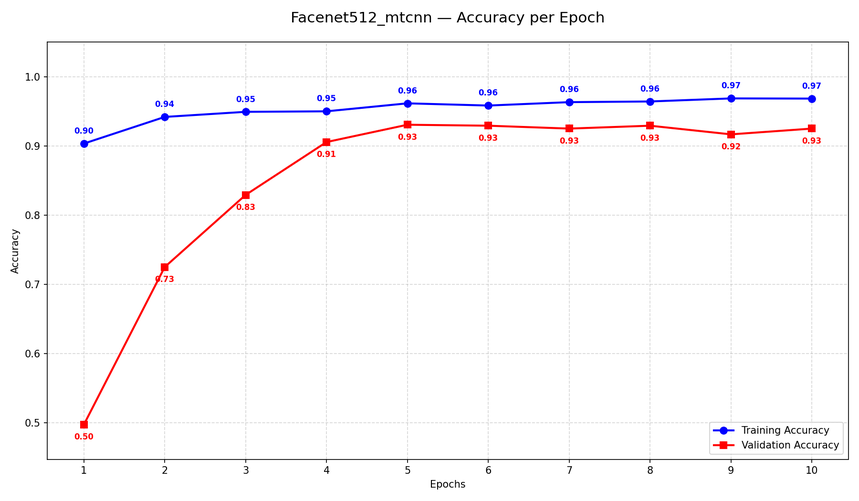
#> input picture logs/my_logs/Facenet512_mtcnn/accuracy.png, 859 x 501 px, shrunk from 1800 x 1050 before the run, found by its file name
$ python visualize_results.py
#> lines starting #> are read from the running program, lines starting #| are printed output that depends on the picture
import os
import pandas as pd
import matplotlib.pyplot as plt
from matplotlib.image import imread
import numpy as np

LOGS_DIR = os.path.join(os.path.dirname(__file__), 'logs', 'my_logs')

def display_image(title, img_path, figsize=(10, 6)):
#> called with title = 'Facenet_mtcnn — Accuracy per Epoch', img_path = 'logs/my_logs/Facenet_mtcnn/accuracy.png', figsize = (10, 6)
    if not os.path.exists(img_path):
        print(f"[SKIP] {img_path} not found")
        return
    plt.figure(figsize=figsize)
    img = imread(img_path)
#> img is the input picture: shape (501, 859, 4) float32; mean R, G, B, A 0.983, 0.976, 0.982, 1
    plt.imshow(img)
    plt.axis('off')
    plt.title(title, fontsize=14, pad=10)
    plt.tight_layout()
    plt.show()

def show_baseline_models():
    print("\n" + "="*60)
    print("PHASE 1: BASELINE — 4 Models")
    print("="*60)

    for model_name in ['Facenet_mtcnn', 'Facenet_retinaface', 'Facenet512_mtcnn', 'Facenet512_retinaface']:
        model_dir = os.path.join(LOGS_DIR, model_name)
        print(f"\n--- {model_name} ---")

        display_image(f"{model_name} — Accuracy per Epoch",
                      os.path.join(model_dir, 'accuracy.png'))
        display_image(f"{model_name} — Loss per Epoch",
                      os.path.join(model_dir, 'loss.png'))
#> call 2 of display_image, with title = 'Facenet_mtcnn — Loss per Epoch', img_path = 'logs/my_logs/Facenet_mtcnn/loss.png', figsize = (10, 6)
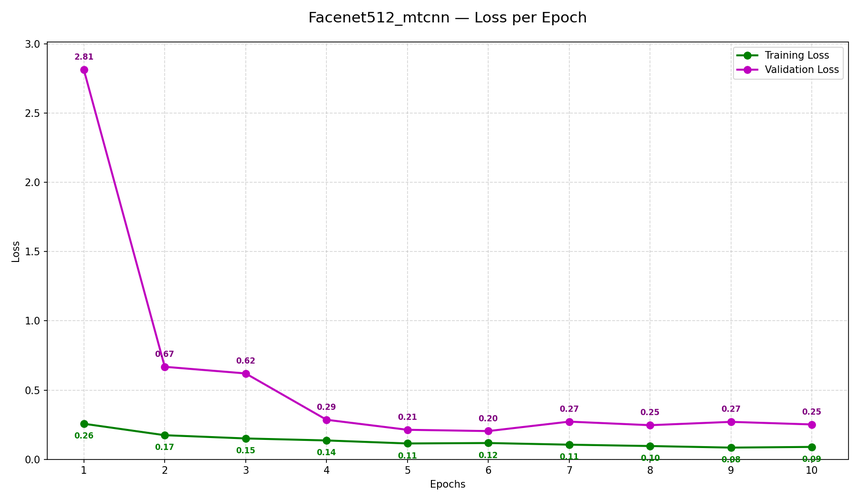
#> input picture logs/my_logs/Facenet512_mtcnn/loss.png, 859 x 501 px, shrunk from 1800 x 1050 before the run, found by its file name
#> in display_image, img is the input picture: shape (501, 859, 4) float32; mean R, G, B, A 0.982, 0.98, 0.982, 1
        display_image(f"{model_name} — FAR vs FRR",
                      os.path.join(model_dir, 'far_frr.png'))
#> call 3 of display_image, with title = 'Facenet_mtcnn — FAR vs FRR', img_path = 'logs/my_logs/Facenet_mtcnn/far_frr.png', figsize = (10, 6)
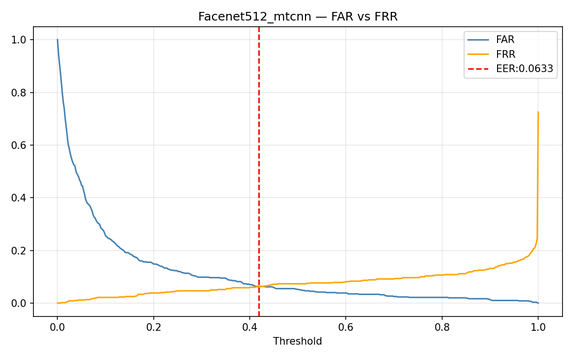
#> input picture logs/my_logs/Facenet512_mtcnn/far_frr.png, 573 x 358 px, shrunk from 1200 x 750 before the run, found by its file name
#> in display_image, img is the input picture: shape (358, 573, 4) float32; mean R, G, B, A 0.981, 0.979, 0.977, 1

    display_image("Comparison — 4 Baseline Models",
                  os.path.join(LOGS_DIR, 'comparison_4models.png'), figsize=(14, 8))
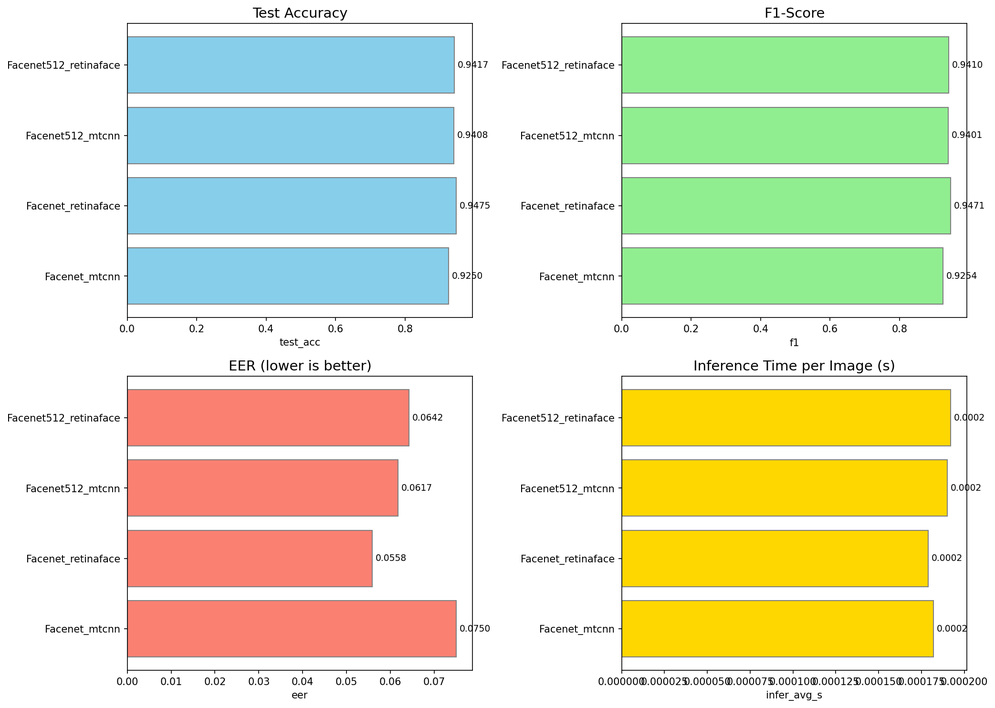
#> input picture logs/my_logs/comparison_4models.png, 995 x 708 px, shrunk from 2085 x 1483 before the run
#> in display_image, img is the input picture: shape (708, 995, 4) float32; mean R, G, B, A 0.88, 0.888, 0.773, 1

    csv_path = os.path.join(LOGS_DIR, 'MLP_Model_Evaluation_Metrics.csv')
    if os.path.exists(csv_path):
        df = pd.read_csv(csv_path)
        print("\n--- Summary Table ---")
        print(df.to_string(index=False))

def show_improved_models():
    print("\n" + "="*60)
    print("PHASE 2: IMPROVED Facenet512")
    print("="*60)

    for model_name in ['Facenet512_mtcnn_concat_MLP_v4', 'Facenet512_retinaface_concat_MLP_v1']:
        model_dir = os.path.join(LOGS_DIR, model_name)
        print(f"\n--- {model_name} ---")

        display_image(f"{model_name} — Training Curves",
                      os.path.join(model_dir, 'training_curves.png'))
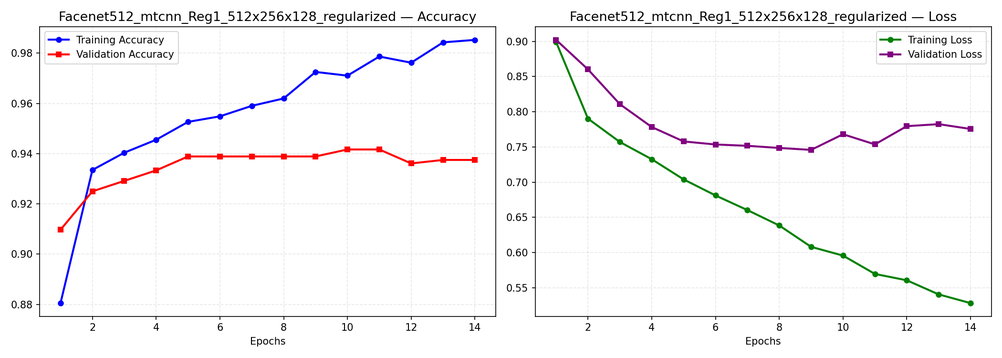
#> input picture logs/my_logs/Facenet512_mtcnn_Reg1_512x256x128_regularized/training_curves.png, 1002 x 358 px, shrunk from 2100 x 750 before the run, found by its file name
#> in display_image, img is the input picture: shape (358, 1002, 4) float32; mean R, G, B, A 0.97, 0.967, 0.97, 1

    display_image("Comparison — Facenet512 Improved",
                  os.path.join(LOGS_DIR, 'comparison_facenet512_improved.png'), figsize=(14, 8))
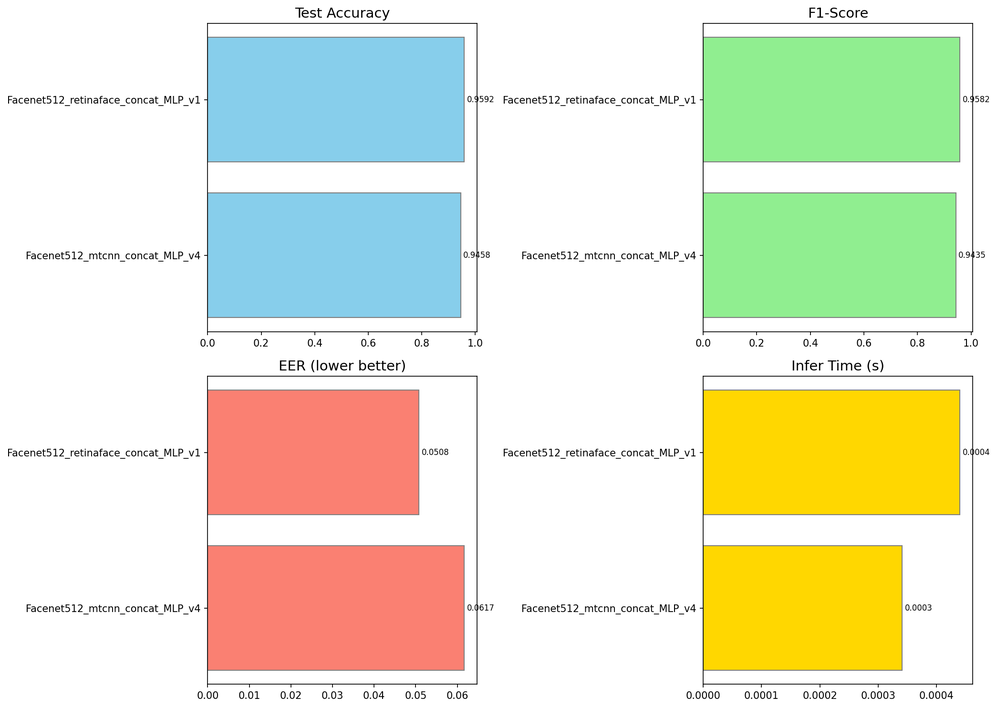
#> input picture logs/my_logs/comparison_facenet512_improved.png, 997 x 708 px, shrunk from 2090 x 1483 before the run
#> in display_image, img is the input picture: shape (708, 997, 4) float32; mean R, G, B, A 0.9, 0.905, 0.811, 1

    csv_path = os.path.join(LOGS_DIR, 'MLP_Facenet512_Improved_Metrics.csv')
    if os.path.exists(csv_path):
        df = pd.read_csv(csv_path)
        print("\n--- Summary Table ---")
        print(df.to_string(index=False))

def show_regularized_models():
    print("\n" + "="*60)
    print("PHASE 3: REGULARIZED Facenet512")
    print("="*60)

    full_models = [
        'Facenet512_mtcnn_Reg1_512x256x128_regularized',
        'Facenet512_retinaface_Reg1_512x256x128_regularized'
    ]
    for model_name in full_models:
        model_dir = os.path.join(LOGS_DIR, model_name)
        print(f"\n--- {model_name} ---")

        display_image(f"{model_name} — Training Curves",
                      os.path.join(model_dir, 'training_curves.png'))
        display_image(f"{model_name} — Confusion Matrix",
                      os.path.join(model_dir, 'confusion_matrix.png'))

        report_path = os.path.join(model_dir, 'final_report.txt')
        if os.path.exists(report_path):
            with open(report_path, 'r', encoding='utf-8') as f:
                print(f.read())

    display_image("Comparison — Facenet512 Regularized",
                  os.path.join(LOGS_DIR, 'comparison_facenet512_regularized.png'), figsize=(14, 8))

    csv_path = os.path.join(LOGS_DIR, 'MLP_Facenet512_Regularized_CV.csv')
    if os.path.exists(csv_path):
        df = pd.read_csv(csv_path)
        print("\n--- K-Fold CV Summary ---")
        print(df.to_string(index=False))

def show_final_roc():
    print("\n" + "="*60)
    print("FINAL ROC CURVE")
    print("="*60)
    display_image("ROC Curve — All Models",
                  os.path.join(LOGS_DIR, 'ROC_Curve_Final.png'), figsize=(12, 8))

def show_overall_comparison():
    print("\n" + "="*60)
    print("OVERALL COMPARISON")
    print("="*60)

    data = {
        'Phase': ['Baseline', 'Improved', 'Regularized*', 'Regularized*'],
        'Model': ['Facenet_retinaface', 'Facenet512_retinaface_v1',
                  'Facenet512_retinaface_Reg1', 'Facenet512_retinaface_Reg3'],
        'Test Acc': [0.9408, 0.9592, 0.9642, 0.9625],
        'F1': [0.9407, 0.9582, 0.9637, 0.9621],
        'EER': [0.0567, 0.0508, 0.0399, 0.0384],
        'Overfit Gap': [0.0367, 0.0323, 0.0306, 0.0330],
        'Infer': ['0.18ms', '0.44ms', '0.24ms', '0.24ms']
    }
    df = pd.DataFrame(data)
    print(df.to_string(index=False))
    print("\n* K-Fold CV average")

if __name__ == '__main__':
    show_baseline_models()
    show_improved_models()
    show_regularized_models()
    show_final_roc()
    show_overall_comparison()
    print("\n=== DONE ===")
